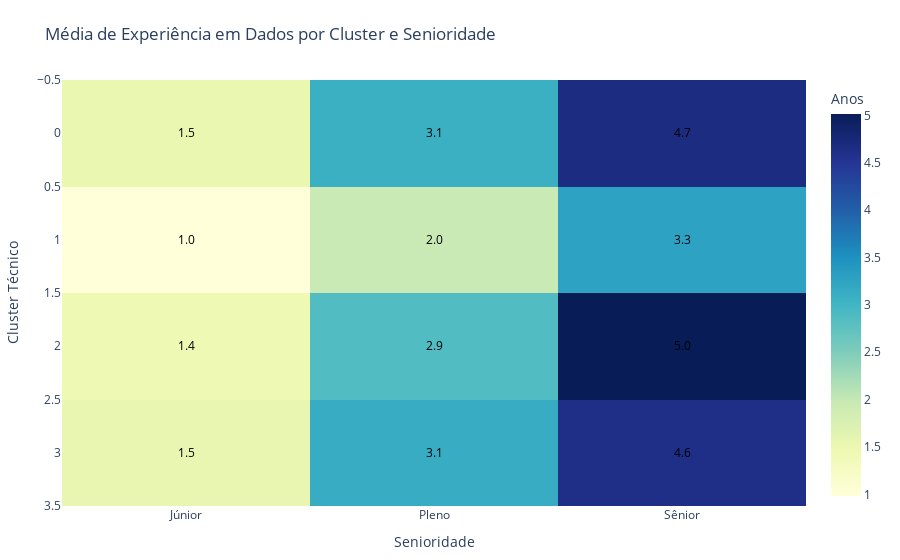

Here is the notebook cell this chart was saved with:
### Markdown cell above
### Heatmap - Relação entre Tempo e Senioridade.
- mostra discrepâncias entre cargo e experiência real.
- Pode ser usado para identificar gaps ou oportunidades de desenvolvimento itnerno, por exemplo plenos com pouca experiência real.

### Code cell
# @title Heatmap: Senioridade × Tempo de Experiência Médio por Cluster
import plotly.express as px
import pandas as pd

# Pré-processamento 
df["experiencia_dados_anos"] = df["experiencia_dados_anos"].fillna(0)
tabela_heat = df.groupby(["cluster_tecnico", "2.g_nivel"])["experiencia_dados_anos"].mean().unstack()

# Heatmap com Plotly
fig = px.imshow(
    tabela_heat,
    text_auto=".1f",  # Formato com 1 decimal
    color_continuous_scale="YlGnBu",
    aspect="auto",    # Ajuste automático de aspecto
    title="Média de Experiência em Dados por Cluster e Senioridade",
    labels=dict(x="Senioridade", y="Cluster Técnico", color="Anos de Experiência")
)

# Personalizações adicionais
fig.update_layout(
    margin=dict(l=50, r=50, t=80, b=50),
    xaxis_title="Senioridade",
    yaxis_title="Cluster Técnico",
    coloraxis_colorbar=dict(title="Anos")
)

# Melhora a legibilidade dos textos
fig.update_traces(
    textfont_size=12,
    textfont_color="black"
)

fig.show()

### Figure 1 — Plotly figure (JSON) as saved in the notebook; plotly's stock layout.template omitted (floating-point values rounded to 4 significant figures)
{"data": [{"coloraxis": "coloraxis", "hovertemplate": "Senioridade: %{x}<br>Cluster Técnico: %{y}<br>Anos de Experiência: %{z}<extra></extra>", "name": "0", "textfont": {"color": "black", "size": 12}, "texttemplate": "%{z:.1f}", "type": "heatmap", "x": ["Júnior", "Pleno", "Sênior"], "xaxis": "x", "y": [0, 1, 2, 3], "yaxis": "y", "z": [[1.526, 3.085, 4.667], [0.9826, 1.96, 3.265], [1.448, 2.866, 5.014], [1.548, 3.137, 4.614]]}], "layout": {"coloraxis": {"colorbar": {"title": {"text": "Anos"}}, "colorscale": [[0, "rgb(255,255,217)"], [0.125, "rgb(237,248,177)"], [0.25, "rgb(199,233,180)"], [0.375, "rgb(127,205,187)"], [0.5, "rgb(65,182,196)"], [0.625, "rgb(29,145,192)"], [0.75, "rgb(34,94,168)"], [0.875, "rgb(37,52,148)"], [1, "rgb(8,29,88)"]]}, "margin": {"b": 50, "l": 50, "r": 50, "t": 80}, "title": {"text": "Média de Experiência em Dados por Cluster e Senioridade"}, "xaxis": {"anchor": "y", "domain": [0, 1], "title": {"text": "Senioridade"}}, "yaxis": {"anchor": "x", "autorange": "reversed", "domain": [0, 1], "title": {"text": "Cluster Técnico"}}}}
